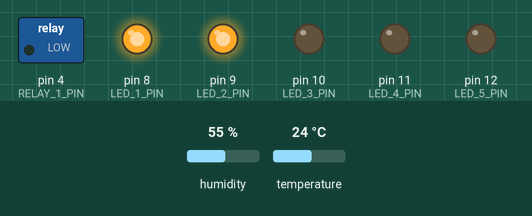
Simulated run of this sketch. Board: Arduino Uno, built with avr-gcc and run on an emulated ATmega328P. On the bench: switched loads named in the sketch (green lamp = pin HIGH), output pins drawn as LEDs (lit = HIGH). The inputs (shaded band) are chosen by the test bench; at power-on: humidity 55 %, temperature 24 °C.

Above: at 1.2 s.
1.3 s: humidity set to 42 %
2.8 s: humidity set to 39 %
At 3.9 s:
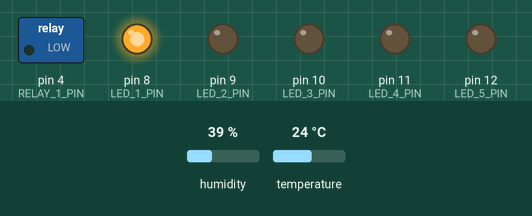
4.3 s: humidity set to 68 %
At 5.0 s:
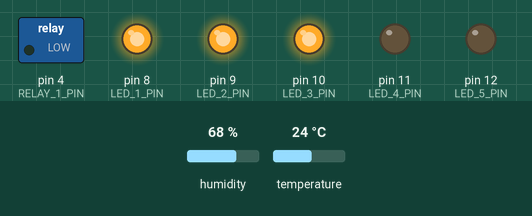
5.8 s: humidity set to 73 %
7.3 s: humidity set to 76 %
At 8.4 s:
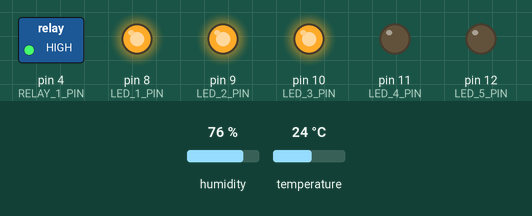
8.8 s: humidity set to 22 %
At 9.7 s:
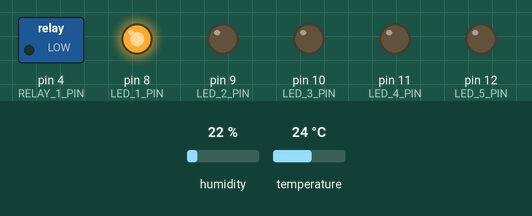
Timing chart, 0 to 11.3 s (numbered marks = the images above; inputs shaded):
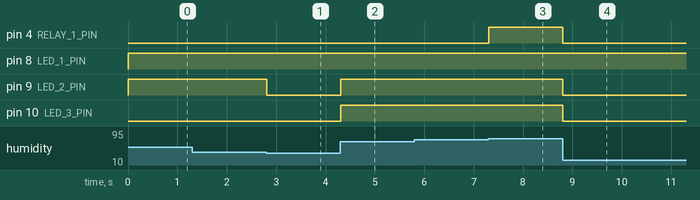

The sketch:

humidity.ino
```cpp
#include <dht.h>


#define DHT22_PIN 3
#define RELAY_1_PIN 4
#define RELAY_2_PIN 4

#define LED_1_PIN 8
#define LED_2_PIN 9
#define LED_3_PIN 10
#define LED_4_PIN 11
#define LED_5_PIN 12

dht DHT;

float humidity = 0;
float tempInC = 0;

float desiredHumidity = 75;

void setup()
{
    Serial.begin(115200);
    pinMode(RELAY_1_PIN, OUTPUT);
    pinMode(RELAY_2_PIN, OUTPUT);

    pinMode(LED_1_PIN, OUTPUT);
    pinMode(LED_2_PIN, OUTPUT);
    pinMode(LED_3_PIN, OUTPUT);
    pinMode(LED_4_PIN, OUTPUT);
    pinMode(LED_5_PIN, OUTPUT);

}

void loop()
{

    int chk = DHT.read22(DHT22_PIN);

    humidity = DHT.humidity;
    tempInC = DHT.temperature;

    if (humidity < desiredHumidity)
    {
      digitalWrite(RELAY_1_PIN, LOW); //turn on
    }else{
      digitalWrite(RELAY_1_PIN, HIGH); //turn off
    }

    writeLEDs();


}

void writeLEDs() {
  if(humidity > 20){
    digitalWrite(LED_1_PIN, HIGH);
  }else{
    digitalWrite(LED_1_PIN, LOW);
  }

  if(humidity > 40){
    digitalWrite(LED_2_PIN, HIGH );
  }else{
    digitalWrite(LED_2_PIN, LOW);
  }

  if(humidity > 60){
    digitalWrite(LED_3_PIN, HIGH );
  }else{
    digitalWrite(LED_3_PIN, LOW);
  }

  if(humidity > 80){
    digitalWrite(LED_4_PIN, HIGH );
  }else{
    digitalWrite(LED_4_PIN, LOW);
  }

  if(humidity >= 100){
    digitalWrite(LED_5_PIN,HIGH );
  }else{
    digitalWrite(LED_5_PIN, LOW);
  }
}
```

Measured:
- the behaviour switches between 41 and 40 % on humidity (found by bisection; images 0 and 1)
- the behaviour switches between 74 and 75 % on humidity (found by bisection; images 2 and 3)
- after the input at 1.3 s, every drawn part: stays the same
- after the input at 2.8 s, pin 9 (LED_2_PIN): HIGH → LOW at once
- after the input at 4.3 s, pin 9 (LED_2_PIN), pin 10 (LED_3_PIN): LOW → HIGH at once
- after the input at 5.8 s, every drawn part: stays the same
- after the input at 7.3 s, pin 4 (RELAY_1_PIN): LOW → HIGH at once
- after the input at 8.8 s, pin 4 (RELAY_1_PIN), pin 9 (LED_2_PIN), pin 10 (LED_3_PIN): HIGH → LOW at once
